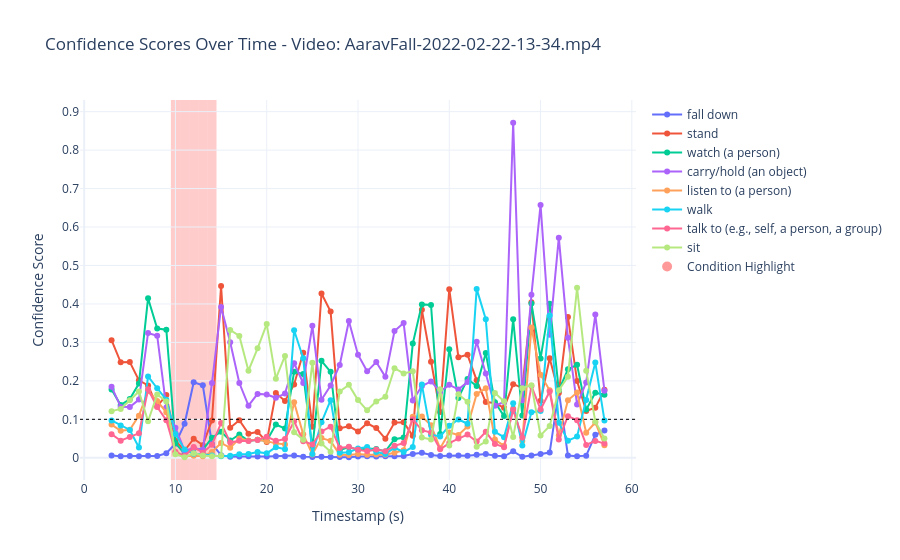

The code cell stored with this chart in its notebook:
### Code cell
df = filter_max_confidence_per_timestamp(ava_classwise_prediction, class_name="fall down")
condition = {
    # "description": "Fall > 0.05 & Stand < 0.1",
    "condition": (df["fall down"] > 0.03) & (df["stand"] < 0.15) & (df["walk"] < 0.15) & 
    (df["sit"] < 0.15) & (df["talk to (e.g., self, a person, a group)"] < 0.15)
}
plot_class_confidences(df, 
                       video_name="AaravFall-2022-02-22-13-34.mp4", 
                       class_list=["fall down", 'stand', 'watch (a person)',
                                    'carry/hold (an object)','listen to (a person)', 
                                    'walk', 'talk to (e.g., self, a person, a group)', "sit"], 
                       highlight_timestamps=None,
                       threshold_lines=[0.1],
                      highlight_condition=condition)
